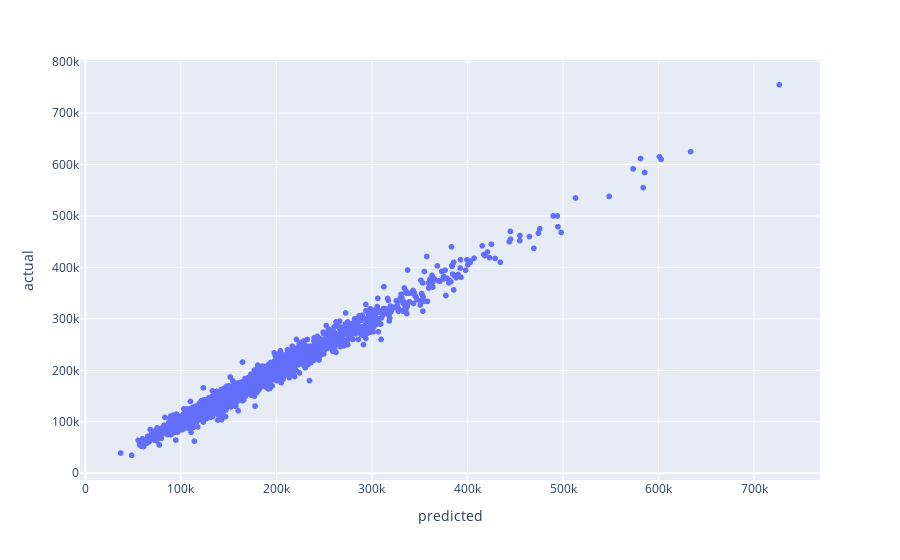

Notebook code cell kept with this figure:
### Code cell
fig = px.scatter(x = preds_cbl, y = price)
fig.update_layout(
                    xaxis_title = 'predicted',
                    yaxis_title = 'actual'
                )

### Figure 1 — Plotly figure (JSON) as saved in the notebook; plotly's stock layout.template omitted (floating-point values rounded to 4 significant figures; data arrays with more than 128 entries replaced by an {"elided": "..."} marker saying what was removed)
{"data": [{"hovertemplate": "x=%{x}<br>y=%{y}<extra></extra>", "legendgroup": "", "marker": {"color": "#636efa", "symbol": "circle"}, "mode": "markers", "name": "", "showlegend": false, "type": "scattergl", "x": {"elided": "2455 float values"}, "xaxis": "x", "y": {"elided": "2455 int values"}, "yaxis": "y"}], "layout": {"legend": {"tracegroupgap": 0}, "margin": {"t": 60}, "xaxis": {"anchor": "y", "domain": [0, 1], "title": {"text": "predicted"}}, "yaxis": {"anchor": "x", "domain": [0, 1], "title": {"text": "actual"}}}}
